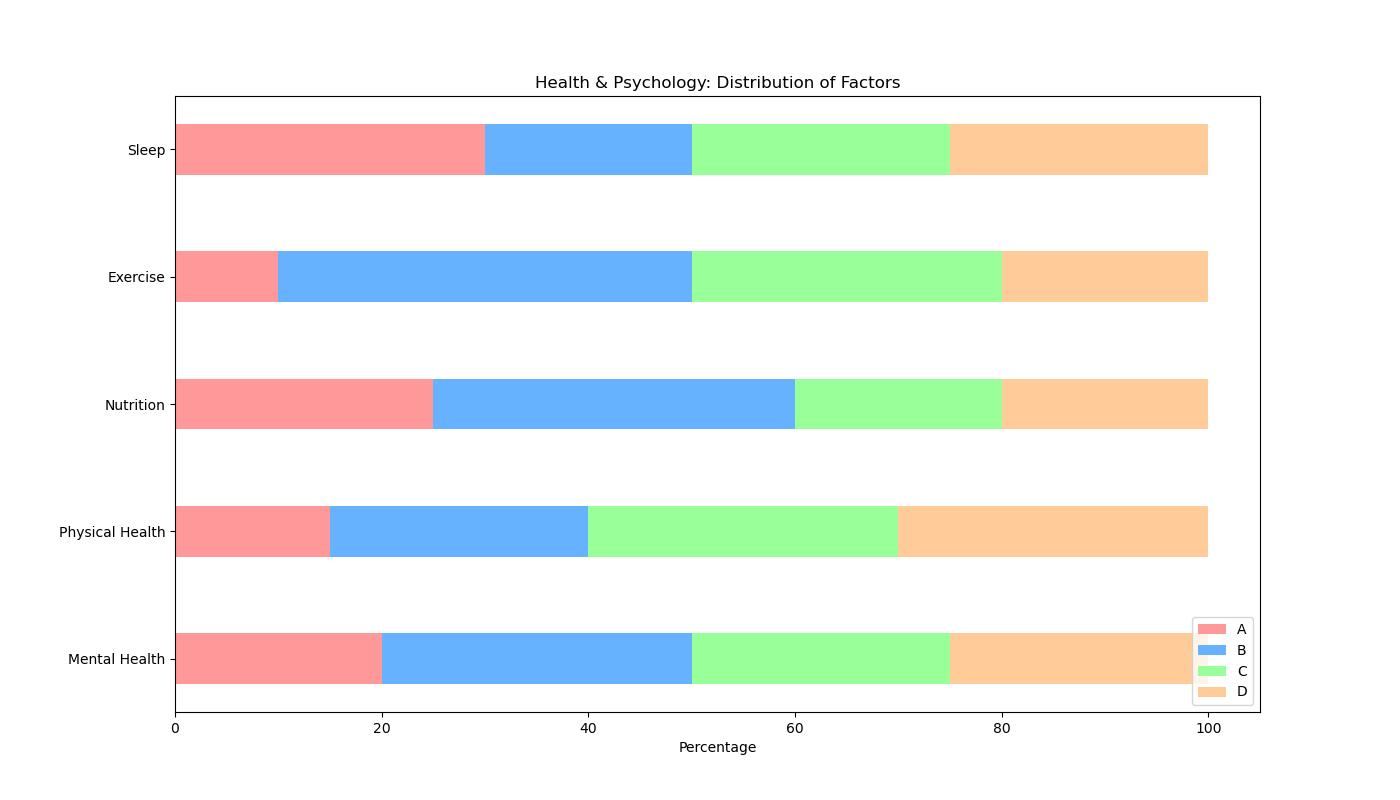

Generate this figure with Python:

import matplotlib.pyplot as plt
import numpy as np

# Data
categories = ['Mental Health', 'Physical Health', 'Nutrition', 'Exercise', 'Sleep']
A = np.array([20, 15, 25, 10, 30])
B = np.array([30, 25, 35, 40, 20])
C = np.array([25, 30, 20, 30, 25])
D = np.array([25, 30, 20, 20, 25])

# Stack the data
data = np.vstack([A, B, C, D])
data_cum = data.cumsum(axis=0)

# Colors
colors = ['#FF9999', '#66B2FF', '#99FF99', '#FFCC99']

# Plot settings
fig, ax = plt.subplots(figsize=(14, 8))

# Bar width
bar_width = 0.4

# Create the stacked bar chart
for i, (colname, color) in enumerate(zip(['A', 'B', 'C', 'D'], colors)):
    widths = data[i]
    starts = data_cum[i] - widths
    ax.barh(categories, widths, left=starts, height=bar_width, label=colname, color=color)

# Add labels
ax.set_xlabel('Percentage')
ax.set_title('Health & Psychology: Distribution of Factors')
ax.legend(loc='lower right')

plt.show()
